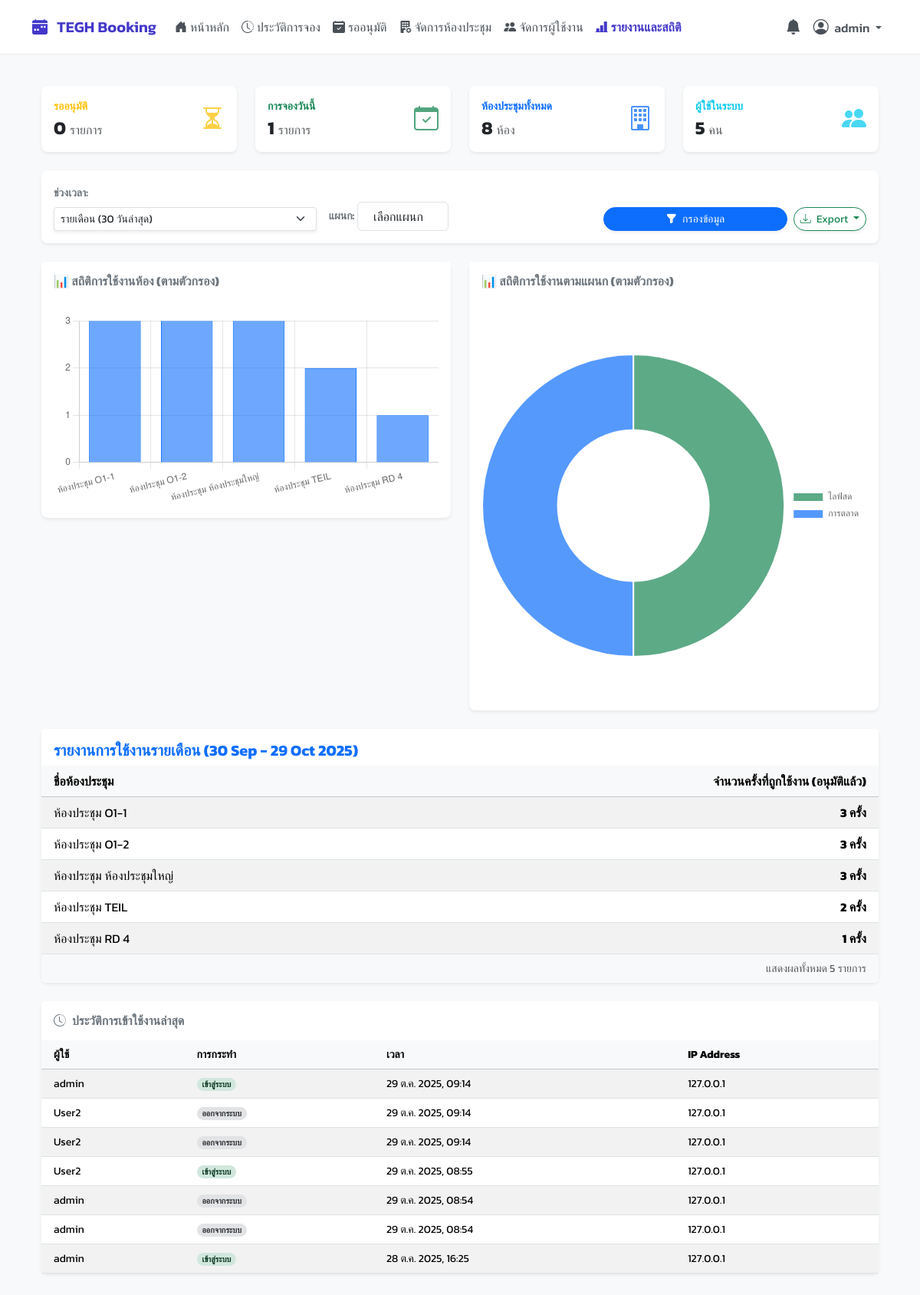
Page /reports/ (signed in) on the earlier database version.
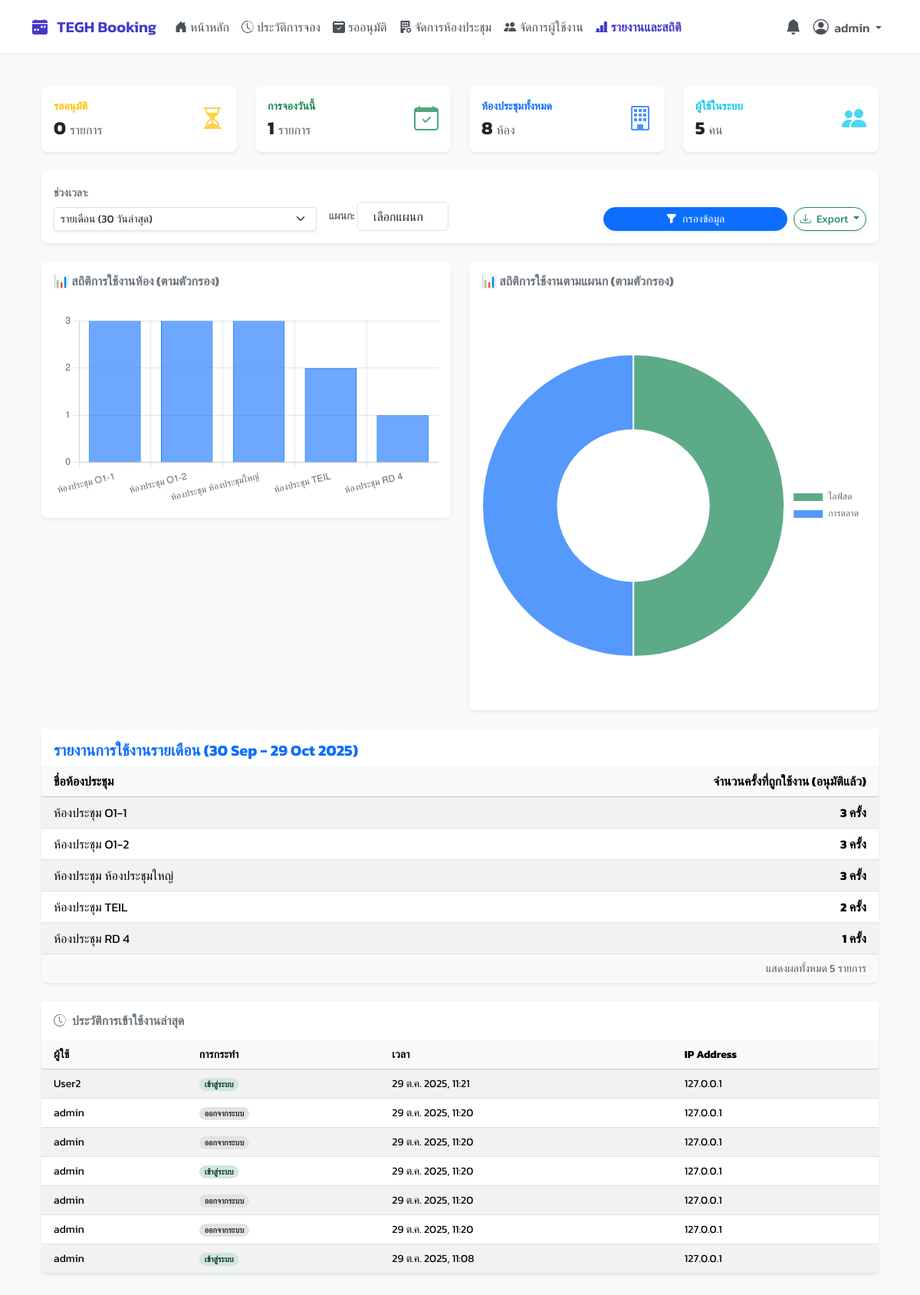
Same page on the later database version.
### booking/models.py (models this page shows, shortened)
class Room(models.Model):
    name = models.CharField("ชื่อห้องประชุม", max_length=100, unique=True)
    capacity = models.PositiveIntegerField("ความจุ (คน)", default=1)
    building = models.CharField("อาคาร", max_length=50, blank=True, null=True)
    floor = models.CharField("ชั้น", max_length=20, blank=True, null=True)
    equipment_in_room = models.TextField("อุปกรณ์ภายในห้อง (อื่นๆ)", blank=True, null=True, help_text="อุปกรณ์ที่มีให้ในห้อง (เช่น โปรเจคเตอร์, ไวท์บอร์ด)")
    image = models.ImageField("รูปภาพห้องประชุม", upload_to='room_images/', blank=True, null=True)
    class Meta:
        verbose_name = "ห้องประชุม"
        verbose_name_plural = "ห้องประชุม"
        ordering = ['name']

class LoginHistory(models.Model):
    user = models.ForeignKey(User, on_delete=models.CASCADE, verbose_name="ผู้ใช้")
    timestamp = models.DateTimeField("เวลาที่บันทึก", auto_now_add=True)
    ACTION_CHOICES = [('LOGIN', 'เข้าสู่ระบบ'), ('LOGOUT', 'ออกจากระบบ')]
    action = models.CharField("การกระทำ", max_length=10, choices=ACTION_CHOICES)
    ip_address = models.GenericIPAddressField("IP Address", null=True, blank=True)
    class Meta:
        ordering = ['-timestamp']

### booking/views.py (the view)
# urls.py: path('reports/', views.reports_view, name='reports'),
@login_required
@user_passes_test(is_admin)
def reports_view(request):
    period = request.GET.get('period', 'monthly')
    department = request.GET.get('department', '')
    today = timezone.now().date()
    start_date = today
    if period == 'daily':
        start_date = today
        report_title = f'รายงานการใช้งานรายวัน ({today:%d %b %Y})'
    elif period == 'weekly':
        start_date = today - timedelta(days=6)
        report_title = f'รายงานการใช้งานรายสัปดาห์ ({start_date:%d %b} - {today:%d %b %Y})'
    else:
        period = 'monthly'
        start_date = today - timedelta(days=29)
        report_title = f'รายงานการใช้งานรายเดือน ({start_date:%d %b} - {today:%d %b %Y})'
    recent_bookings = Booking.objects.filter(
        start_time__date__gte=start_date,
        start_time__date__lte=today,
        status='APPROVED'
    )
    if department:
        recent_bookings = recent_bookings.filter(department=department)
        report_title += f" (แผนก: {department})"
    room_usage_stats = Room.objects.annotate(
        booking_count=Count('bookings', filter=Q(bookings__in=recent_bookings))
    ).filter(booking_count__gt=0).order_by('-booking_count')
    room_usage_labels = [r.name for r in room_usage_stats[:10]]
    room_usage_data = [r.booking_count for r in room_usage_stats[:10]]
    dept_usage_query = recent_bookings.exclude(department__exact='').exclude(department__isnull=True) \
                                      .values('department') \
                                      .annotate(count=Count('id')) \
                                      .order_by('-count')
    dept_usage_labels = [d['department'] for d in dept_usage_query[:10] if d.get('department')]
    dept_usage_data = [d['count'] for d in dept_usage_query[:10] if d.get('department')]
    departments_dropdown = Booking.objects.exclude(department__exact='').exclude(department__isnull=True) \
                                 .values_list('department', flat=True) \
                                 .distinct().order_by('department')
    context = {
        'room_usage_stats': room_usage_stats,
        'report_title': report_title,
        'all_departments': departments_dropdown,
        'current_period': period,
        'current_department': department,
        'room_usage_labels': json.dumps(room_usage_labels),
        'room_usage_data': json.dumps(room_usage_data),
        'dept_usage_labels': json.dumps(dept_usage_labels),
        'dept_usage_data': json.dumps(dept_usage_data),
        'pending_count': Booking.objects.filter(status='PENDING').count(),
        'today_bookings_count': Booking.objects.filter(start_time__date=timezone.now().date(), status='APPROVED').count(),
        'total_users_count': User.objects.count(),
        'total_rooms_count': Room.objects.count(),
        'login_history': LoginHistory.objects.select_related('user').order_by('-timestamp')[:7],
     }
    return render(request, 'pages/reports.html', context)

### booking/views.py (called while the page is built)
def is_admin(user):
    return user.is_authenticated and (user.is_superuser or user.groups.filter(name='Admin').exists())

def is_approver_or_admin(user):
    return user.is_authenticated and (user.is_superuser or user.groups.filter(name__in=['Approver', 'Admin']).exists())

### templates/pages/reports.html (shortened to what the changed rows need)
{% extends 'base.html' %}
{% load static %}
{% block content %}
<div class="container-fluid py-4">
    <div class="card shadow-sm border-0 rounded-3 mb-4">
        <div class="table-responsive">
            <table class="table table-striped table-hover mb-0 align-middle">
                <thead class="table-light">
                    <tr>
                        <th scope="col" class="ps-3" style="width: 60%;">ชื่อห้องประชุม</th>
                        <th scope="col" class="text-end pe-3">จำนวนครั้งที่ถูกใช้งาน (อนุมัติแล้ว)</th>
                    </tr>
                </thead>
                <tbody>
                    {% for room_stat in room_usage_stats %}
                    <tr>
                        <td class="ps-3">{{ room_stat.name }}</td>
                        <td class="text-end pe-3 fw-bold">{{ room_stat.booking_count }} ครั้ง</td>
                    </tr>
                    {% endfor %}
                </tbody>
            </table>
        </div>
    </div>
    <div class="card shadow-sm border-0 rounded-3">
        <div class="table-responsive">
            <table class="table table-striped table-hover mb-0 align-middle small">
                <thead class="table-light">
                    <tr>
                        <th scope="col" class="ps-3">ผู้ใช้</th>
                        <th scope="col">การกระทำ</th>
                        <th scope="col">เวลา</th>
                        <th scope="col">IP Address</th>
                    </tr>
                </thead>
                <tbody>
                    {% for log in login_history %}
                    <tr>
                        <td class="ps-3">{{ log.user.username }}</td>
                        <td>
                            {% if log.action == 'LOGIN' %}
                                <span class="badge bg-success-subtle text-success-emphasis rounded-pill">เข้าสู่ระบบ</span>
                            {% else %}
                                <span class="badge bg-secondary-subtle text-secondary-emphasis rounded-pill">ออกจากระบบ</span>
                            {% endif %}
                        </td>
                        <td>{{ log.timestamp|date:"d M Y, H:i" }}</td>
                        <td>{{ log.ip_address|default:"-" }}</td>
                    </tr>
                    {% empty %}
                    <tr>
                        <td colspan="4" class="text-center text-muted p-4">
                            <em>ยังไม่มีประวัติการเข้าใช้งาน</em>
                        </td>
                    </tr>
                    {% endfor %}
                </tbody>
            </table>
        </div>
    </div>
</div>
{% endblock %}

### templates/base.html (shortened to what this page needs)
{% load static %}
<!DOCTYPE html>
<html lang="th">
<head>
    <link href="https://cdn.jsdelivr.net/npm/bootstrap@5.3.3/dist/css/bootstrap.min.css" rel="stylesheet">
    <link rel="stylesheet" href="https://cdn.jsdelivr.net/npm/bootstrap-icons@1.11.3/font/bootstrap-icons.min.css">
    <link href="https://cdn.jsdelivr.net/npm/select2@4.1.0-rc.0/dist/css/select2.min.css" rel="stylesheet" />
    <link rel="stylesheet" href="https://cdn.jsdelivr.net/npm/select2-bootstrap-5-theme@1.3.0/dist/select2-bootstrap-5-theme.min.css" />
    <link rel="stylesheet" href="{% static 'css/theme.css' %}">
</head>
<body>
    <nav class="navbar navbar-expand-lg fixed-top">
        <div class="container">
            <a class="navbar-brand" href="{% url 'dashboard' %}">
                <i class="bi bi-calendar-week-fill me-2"></i>
                TEGH Booking
            </a>
            <div class="collapse navbar-collapse" id="mainNavbar">
                <ul class="navbar-nav me-auto mb-2 mb-lg-0">
                    {% for item in menu_items %}
                        {% if item.show %}
                            <li class="nav-item">
                                <a class="nav-link {% if item.active %}active{% endif %} d-flex align-items-center" href="{% url item.url_name %}">
                                    <i class="{{ item.icon }} me-1"></i>
                                    {{ item.label }}
                                </a>
                            </li>
                        {% endif %}
                    {% endfor %}
                </ul>
                <ul class="navbar-nav ms-auto mb-2 mb-lg-0">
                    {% if user.is_authenticated %}
                    {% if is_admin_user %}
                    <li class="nav-item dropdown">
                        <a class="nav-link" href="#" id="notificationBell" role="button" data-bs-toggle="dropdown" aria-expanded="false"
                           title="รายการแจ้งเตือน" data-bs-toggle="tooltip" data-bs-placement="bottom">
                            <i class="bi bi-bell-fill fs-5"></i>
                        </a>
                    </li>
                    {% endif %}
                    <li class="nav-item dropdown">
                        <a class="nav-link dropdown-toggle" href="#" id="navbarUserDropdown" role="button" data-bs-toggle="dropdown" aria-expanded="false">
                            <i class="bi bi-person-circle fs-5 me-1"></i>
                            <span class="d-none d-lg-inline">{{ user.get_full_name|default:user.username }}</span>
                        </a>
                    </li>
                    {% endif %}
                </ul>
            </div>
        </div>
    </nav>
    <main class="container main-content-wrapper">
        {% block content %}{% endblock %}
    </main>
</body>
</html>

Differences in the rows shown:
no longer on this page (row unchanged): LoginHistory: user.username "admin", action "เข้าสู่ระบบ", timestamp "29 ต.ค. 2025, 09:14", ip_address "127.0.0.1"
no longer on this page (row unchanged): LoginHistory: user.username "User2", action "ออกจากระบบ", timestamp "29 ต.ค. 2025, 09:14", ip_address "127.0.0.1"
no longer on this page (row unchanged): LoginHistory: user.username "User2", action "ออกจากระบบ", timestamp "29 ต.ค. 2025, 09:14", ip_address "127.0.0.1"
no longer on this page (row unchanged): LoginHistory: user.username "User2", action "เข้าสู่ระบบ", timestamp "29 ต.ค. 2025, 08:55", ip_address "127.0.0.1"
no longer on this page (row unchanged): LoginHistory: user.username "admin", action "ออกจากระบบ", timestamp "29 ต.ค. 2025, 08:54", ip_address "127.0.0.1"
no longer on this page (row unchanged): LoginHistory: user.username "admin", action "ออกจากระบบ", timestamp "29 ต.ค. 2025, 08:54", ip_address "127.0.0.1"
no longer on this page (row unchanged): LoginHistory: user.username "admin", action "เข้าสู่ระบบ", timestamp "28 ต.ค. 2025, 16:25", ip_address "127.0.0.1"
added LoginHistory: user.username "User2", action "เข้าสู่ระบบ", timestamp "29 ต.ค. 2025, 11:21", ip_address "127.0.0.1"
added LoginHistory: user.username "admin", action "ออกจากระบบ", timestamp "29 ต.ค. 2025, 11:20", ip_address "127.0.0.1"
added LoginHistory: user.username "admin", action "ออกจากระบบ", timestamp "29 ต.ค. 2025, 11:20", ip_address "127.0.0.1"
added LoginHistory: user.username "admin", action "เข้าสู่ระบบ", timestamp "29 ต.ค. 2025, 11:20", ip_address "127.0.0.1"
added LoginHistory: user.username "admin", action "ออกจากระบบ", timestamp "29 ต.ค. 2025, 11:20", ip_address "127.0.0.1"
added LoginHistory: user.username "admin", action "ออกจากระบบ", timestamp "29 ต.ค. 2025, 11:20", ip_address "127.0.0.1"
added LoginHistory: user.username "admin", action "เข้าสู่ระบบ", timestamp "29 ต.ค. 2025, 11:08", ip_address "127.0.0.1"
